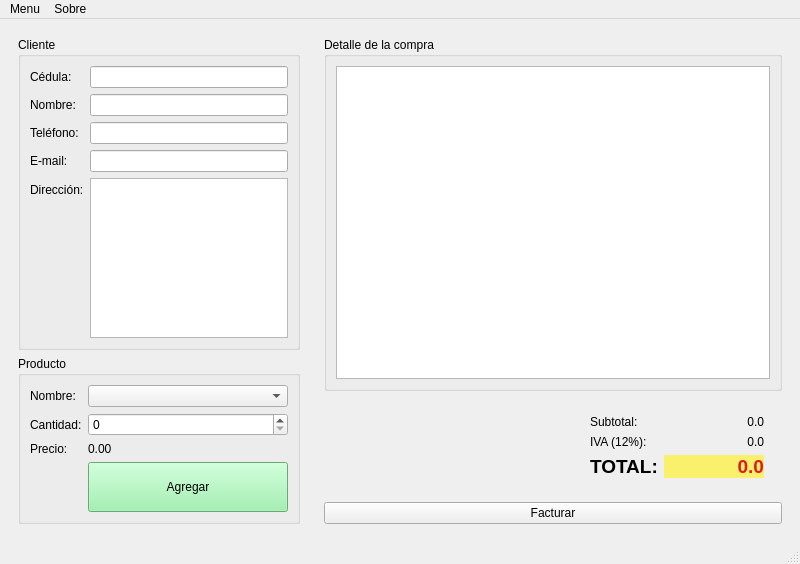
<?xml version="1.0" encoding="UTF-8"?>
<ui version="4.0">
 <class>Tienda</class>
 <widget class="QMainWindow" name="Tienda">
  <property name="geometry">
   <rect>
    <x>0</x>
    <y>0</y>
    <width>800</width>
    <height>564</height>
   </rect>
  </property>
  <property name="windowTitle">
   <string>Tienda</string>
  </property>
  <property name="windowIcon">
   <iconset resource="Recursos/Img/Recursos.qrc">
    <normaloff>:/new/prefix1/tienda.png</normaloff>:/new/prefix1/tienda.png</iconset>
  </property>
  <widget class="QWidget" name="centralwidget">
   <layout class="QHBoxLayout" name="horizontalLayout_3">
    <item>
     <widget class="QWidget" name="widget" native="true">
      <property name="minimumSize">
       <size>
        <width>300</width>
        <height>0</height>
       </size>
      </property>
      <property name="maximumSize">
       <size>
        <width>300</width>
        <height>16777215</height>
       </size>
      </property>
      <layout class="QVBoxLayout" name="verticalLayout">
       <item>
        <widget class="QGroupBox" name="groupBox">
         <property name="title">
          <string>Cliente</string>
         </property>
         <layout class="QFormLayout" name="formLayout">
          <item row="0" column="0">
           <widget class="QLabel" name="lbCliente">
            <property name="text">
             <string>Cédula:</string>
            </property>
           </widget>
          </item>
          <item row="0" column="1">
           <widget class="QLineEdit" name="inCedula"/>
          </item>
          <item row="2" column="0">
           <widget class="QLabel" name="lbNombre">
            <property name="text">
             <string>Nombre:</string>
            </property>
           </widget>
          </item>
          <item row="2" column="1">
           <widget class="QLineEdit" name="inNombre"/>
          </item>
          <item row="4" column="0">
           <widget class="QLabel" name="lbTelefono">
            <property name="text">
             <string>Teléfono:</string>
            </property>
           </widget>
          </item>
          <item row="4" column="1">
           <widget class="QLineEdit" name="inTelefono"/>
          </item>
          <item row="6" column="0">
           <widget class="QLabel" name="lbEmail">
            <property name="text">
             <string>E-mail:</string>
            </property>
           </widget>
          </item>
          <item row="6" column="1">
           <widget class="QLineEdit" name="inEmail"/>
          </item>
          <item row="8" column="0">
           <widget class="QLabel" name="lbDireccion">
            <property name="text">
             <string>Dirección:</string>
            </property>
           </widget>
          </item>
          <item row="8" column="1">
           <widget class="QTextEdit" name="inDireccion"/>
          </item>
         </layout>
        </widget>
       </item>
       <item>
        <widget class="QGroupBox" name="groupBox_2">
         <property name="title">
          <string>Producto</string>
         </property>
         <layout class="QFormLayout" name="formLayout_2">
          <item row="0" column="0">
           <widget class="QLabel" name="lbProducto">
            <property name="text">
             <string>Nombre:</string>
            </property>
           </widget>
          </item>
          <item row="0" column="1">
           <widget class="QComboBox" name="inProducto"/>
          </item>
          <item row="2" column="0">
           <widget class="QLabel" name="lbCantidad">
            <property name="text">
             <string>Cantidad:</string>
            </property>
           </widget>
          </item>
          <item row="2" column="1">
           <widget class="QSpinBox" name="inCantidad"/>
          </item>
          <item row="4" column="0">
           <widget class="QLabel" name="lbPrecio">
            <property name="text">
             <string>Precio:</string>
            </property>
           </widget>
          </item>
          <item row="4" column="1">
           <widget class="QLabel" name="outPrecio">
            <property name="text">
             <string>0.00</string>
            </property>
           </widget>
          </item>
          <item row="7" column="1">
           <widget class="QPushButton" name="btnAgregar">
            <property name="minimumSize">
             <size>
              <width>0</width>
              <height>50</height>
             </size>
            </property>
            <property name="styleSheet">
             <string notr="true">background-color: rgb(143, 240, 164);</string>
            </property>
            <property name="text">
             <string>Agregar</string>
            </property>
           </widget>
          </item>
         </layout>
        </widget>
       </item>
      </layout>
     </widget>
    </item>
    <item>
     <widget class="QWidget" name="widget_2" native="true">
      <layout class="QVBoxLayout" name="verticalLayout_2">
       <item>
        <widget class="QGroupBox" name="groupBox_3">
         <property name="title">
          <string>Detalle de la compra</string>
         </property>
         <layout class="QHBoxLayout" name="horizontalLayout_2">
          <item>
           <widget class="QTableWidget" name="outDetalle"/>
          </item>
         </layout>
        </widget>
       </item>
       <item>
        <widget class="QWidget" name="widget_3" native="true">
         <layout class="QHBoxLayout" name="horizontalLayout">
          <item>
           <spacer name="horizontalSpacer">
            <property name="orientation">
             <enum>Qt::Horizontal</enum>
            </property>
            <property name="sizeHint" stdset="0">
             <size>
              <width>187</width>
              <height>20</height>
             </size>
            </property>
           </spacer>
          </item>
          <item>
           <widget class="QWidget" name="widget_4" native="true">
            <layout class="QFormLayout" name="formLayout_3">
             <item row="0" column="0">
              <widget class="QLabel" name="lbSubtotal">
               <property name="text">
                <string>Subtotal:</string>
               </property>
              </widget>
             </item>
             <item row="0" column="1">
              <widget class="QLabel" name="outSubtotal">
               <property name="minimumSize">
                <size>
                 <width>100</width>
                 <height>0</height>
                </size>
               </property>
               <property name="text">
                <string>0.0</string>
               </property>
               <property name="alignment">
                <set>Qt::AlignRight|Qt::AlignTrailing|Qt::AlignVCenter</set>
               </property>
              </widget>
             </item>
             <item row="1" column="0">
              <widget class="QLabel" name="lbIVA">
               <property name="text">
                <string>IVA (12%):</string>
               </property>
              </widget>
             </item>
             <item row="1" column="1">
              <widget class="QLabel" name="outIva">
               <property name="minimumSize">
                <size>
                 <width>100</width>
                 <height>0</height>
                </size>
               </property>
               <property name="text">
                <string>0.0</string>
               </property>
               <property name="alignment">
                <set>Qt::AlignRight|Qt::AlignTrailing|Qt::AlignVCenter</set>
               </property>
              </widget>
             </item>
             <item row="2" column="0">
              <widget class="QLabel" name="lbTotal">
               <property name="font">
                <font>
                 <pointsize>14</pointsize>
                 <bold>true</bold>
                </font>
               </property>
               <property name="text">
                <string>TOTAL:</string>
               </property>
              </widget>
             </item>
             <item row="2" column="1">
              <widget class="QLabel" name="outTotal">
               <property name="minimumSize">
                <size>
                 <width>100</width>
                 <height>0</height>
                </size>
               </property>
               <property name="font">
                <font>
                 <pointsize>14</pointsize>
                 <bold>true</bold>
                </font>
               </property>
               <property name="styleSheet">
                <string notr="true">background-color: rgb(249, 240, 107);
color: rgb(224, 27, 36);</string>
               </property>
               <property name="text">
                <string>0.0</string>
               </property>
               <property name="alignment">
                <set>Qt::AlignRight|Qt::AlignTrailing|Qt::AlignVCenter</set>
               </property>
              </widget>
             </item>
            </layout>
           </widget>
          </item>
         </layout>
        </widget>
       </item>
       <item>
        <widget class="QPushButton" name="btnFacturar">
         <property name="text">
          <string>Facturar</string>
         </property>
        </widget>
       </item>
      </layout>
     </widget>
    </item>
   </layout>
  </widget>
  <widget class="QMenuBar" name="menubar">
   <property name="geometry">
    <rect>
     <x>0</x>
     <y>0</y>
     <width>800</width>
     <height>21</height>
    </rect>
   </property>
   <widget class="QMenu" name="menuMenu">
    <property name="title">
     <string>Menu</string>
    </property>
    <addaction name="actionGuadar"/>
    <addaction name="actionNuevo"/>
   </widget>
   <widget class="QMenu" name="menuSobre">
    <property name="title">
     <string>Sobre </string>
    </property>
    <addaction name="actionAcerca_de"/>
   </widget>
   <addaction name="menuMenu"/>
   <addaction name="menuSobre"/>
  </widget>
  <widget class="QStatusBar" name="statusbar"/>
  <action name="actionGuadar">
   <property name="icon">
    <iconset resource="Recursos/Img/Recursos.qrc">
     <normaloff>:/new/prefix1/disquete.png</normaloff>:/new/prefix1/disquete.png</iconset>
   </property>
   <property name="text">
    <string>Guadar</string>
   </property>
  </action>
  <action name="actionAbrir">
   <property name="icon">
    <iconset resource="Recursos/Img/Recursos.qrc">
     <normaloff>:/new/prefix1/carpeta.png</normaloff>:/new/prefix1/carpeta.png</iconset>
   </property>
   <property name="text">
    <string>Abrir</string>
   </property>
  </action>
  <action name="actionNuevo">
   <property name="icon">
    <iconset resource="Recursos/Img/Recursos.qrc">
     <normaloff>:/new/prefix1/agregar-archivo.png</normaloff>:/new/prefix1/agregar-archivo.png</iconset>
   </property>
   <property name="text">
    <string>Nuevo</string>
   </property>
  </action>
  <action name="actionAgregar">
   <property name="text">
    <string>Agregar</string>
   </property>
  </action>
  <action name="actionAcerca_de">
   <property name="icon">
    <iconset resource="Recursos/Img/Recursos.qrc">
     <normaloff>:/new/prefix1/acerca-de.png</normaloff>:/new/prefix1/acerca-de.png</iconset>
   </property>
   <property name="text">
    <string>Acerca de</string>
   </property>
  </action>
 </widget>
 <resources>
  <include location="Recursos/Img/Recursos.qrc"/>
 </resources>
 <connections/>
</ui>
